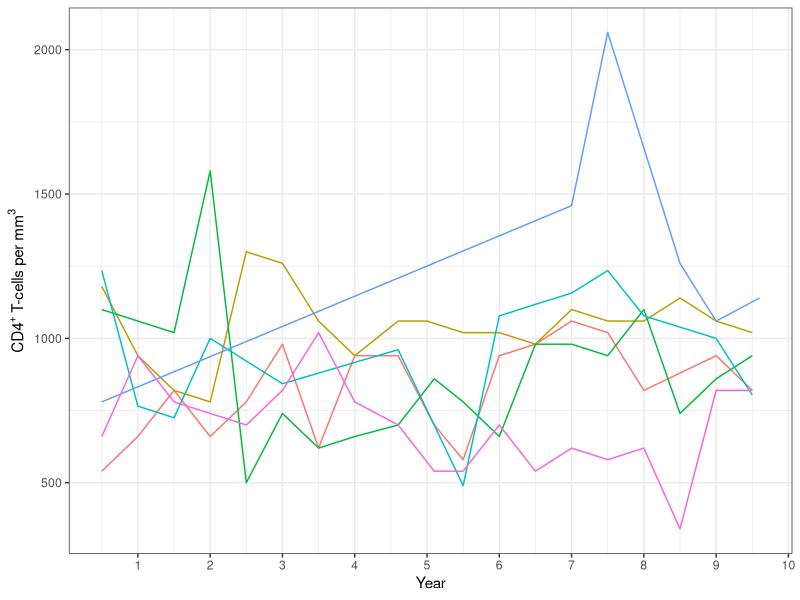
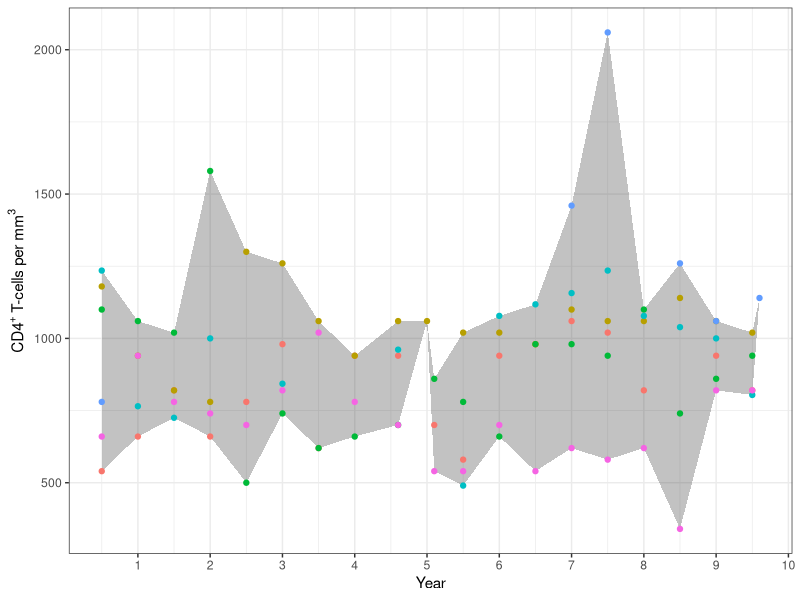
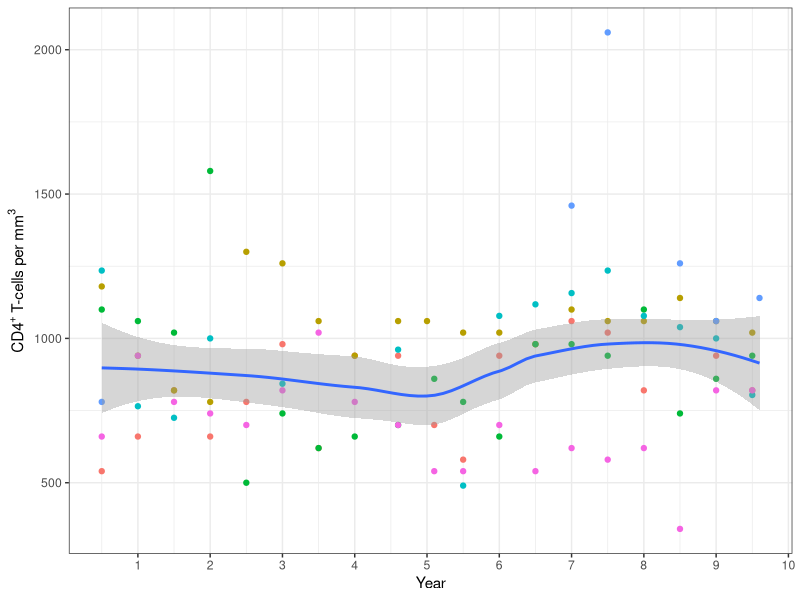
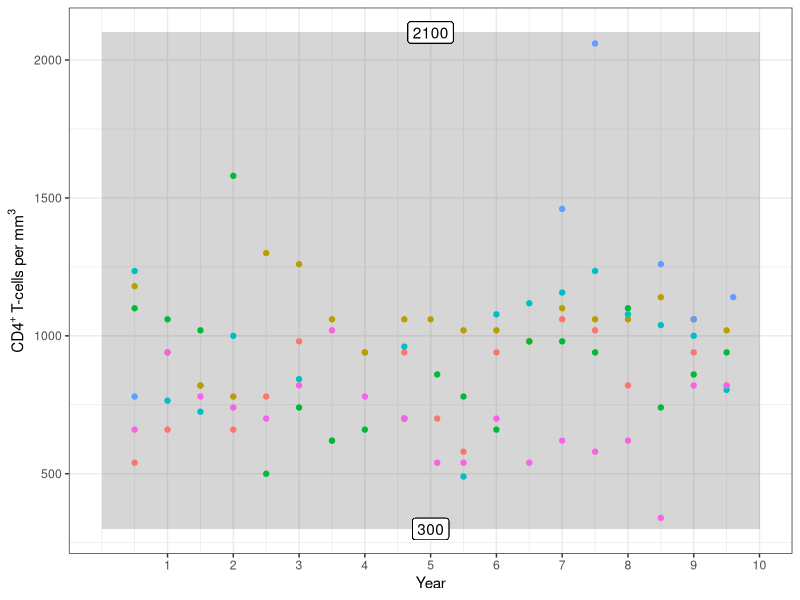
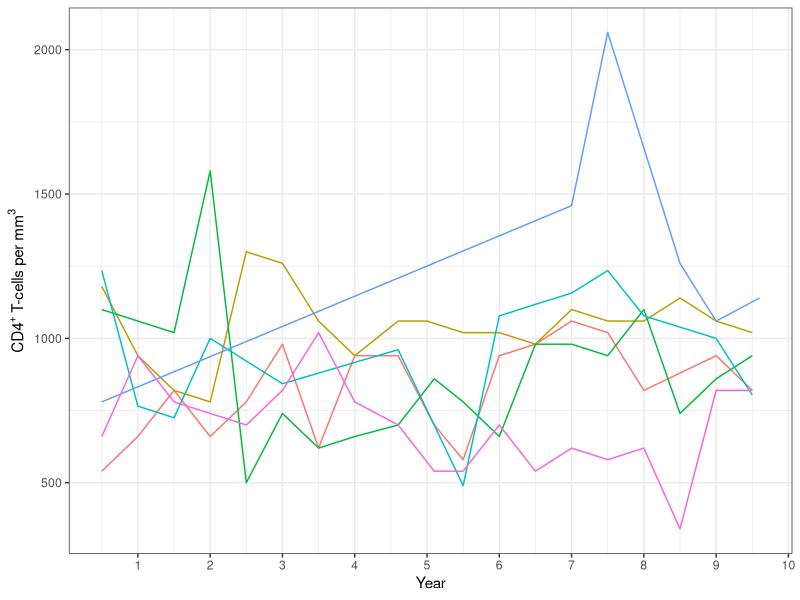
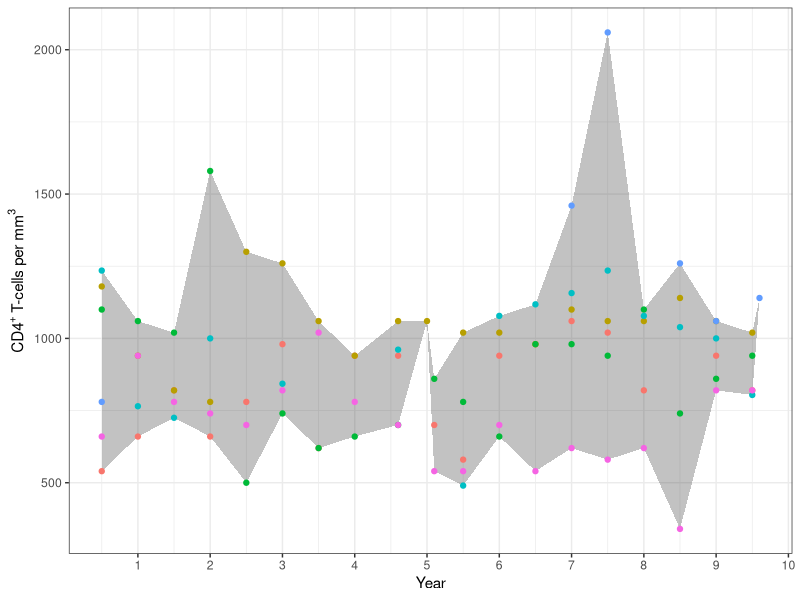
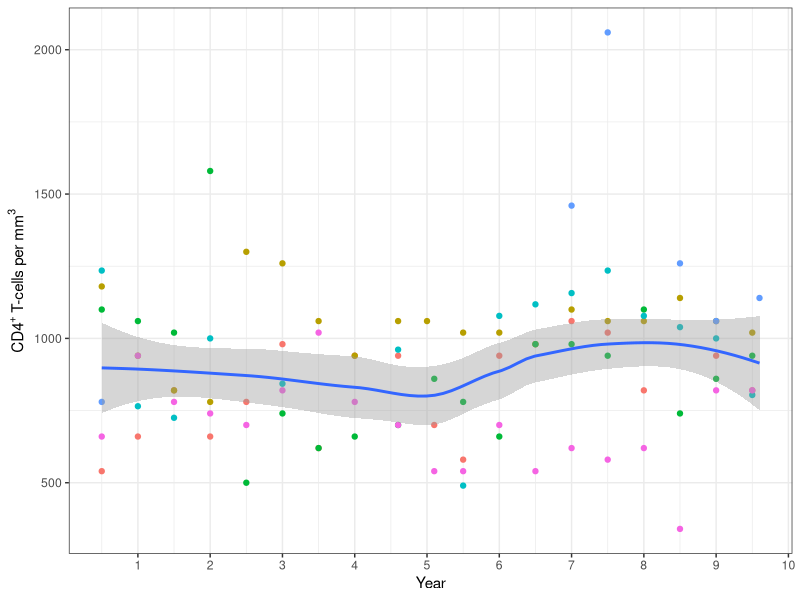
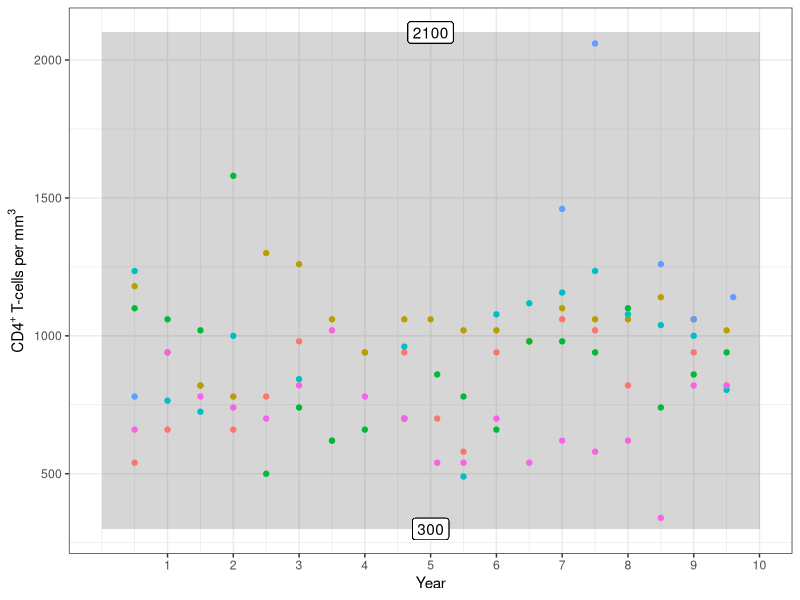

Reproduce these figures in R, in order.
## Perelson AS, Kirschner DE, De Boer R. Dynamics of HIV infection of CD4+ T
## cells. Math Biosci. 1993 Mar;114(1):81-125.
## doi: 10.1016/0025-5564(93)90043-a. PMID: 8096155.
##
## Note these notation changes compared to the paper:
## Paper | Here | Meaning
## ------+------+--------
## T*    | T_li | Latently infected CD4+ T cells.
## T**   | T_ai | Actively infected CD4+ T cells.

library(deSolve)
library(lhs)
library(plyr) # round_any
library(tidyverse)
theme_set(theme_bw())
library(abind)

initial_values <- c( # Table 1, page 88.
    T = 1e3,  # mm^{-3}, Uninfected CD4+ cells.
    T_li = 0, # mm^{-3}, Latently infected CD4+ cells.
    T_ai = 0, # mm^{-3}, Actively infected CD4+ cells.
    V = 1e-3  # mm^{-3}, HIV cells.
)
VARIES <- 774
parameters <- c( # Table 1, page 88.
    s = 10,   # day^{-1}mm^{-3}, Rate of supply of CD4+ cells from precursors.
    r = 0.03, # day^{-1}, Rate of growth for the CD4+ cells.
    T_max = 1.5e3, # mm^{-3}, Maximum CD4+ cells.
    mu_T = 0.02,   # day^{-1}, Death rate of uninfected and latently CD4+ cells.
    mu_b = 0.24,   # day^{-1}, Death rate of actively infected CD4+ cells.
    mu_V = 2.4,    # day^{-1}, Death rate of free virus.
    k_1 = 2.4e-5,  # mm^{3}day^{-1}, Rate constant for CD4+ becoming infected.
    k_2 = 3e-3,    # day^{-1}, Rate latently to actively infected conversion.
    N = VARIES     # Number of free virus produced by lysing a CD4+ cell.
)
times <- seq(0, 10, by = 0.01) * 365 # years converted to days.

## Model 1: constant 's'.
hiv_s_const <- function(t, initial_values, parameters) {
    ## Conveniently access members by name by constructing an environment from
    ## the data using with() and as.list() as shown in the deSolve package
    ## vignette of the Lorenz equation.
    with(as.list(c(initial_values, parameters)), {
        ## Rates of change (equations 5a-5d, page 87).
        dT.dt <- s - mu_T*T + r*T*(1 - (T + T_li + T_ai)/T_max) - k_1*V*T
        dT_li.dt <- k_1*V*T - mu_T*T_li - k_2*T_li
        dT_ai.dt <- k_2*T_li - mu_b*T_ai
        dV.dt <- N*mu_b*T_ai - k_1*V*T - mu_V*V
        ## Return the rates of change.
        list(c(dT.dt, dT_li.dt, dT_ai.dt, dV.dt))
    })
}

## Read in the raw experimental data.
df_exp <-
    read_csv("../data/pantaleo1995-figure1.csv", col_types = "cdd")

## Visualize the raw data.
gg_style <- function(gg) {
    gg +
        scale_x_continuous(breaks = 1:10) +
        labs(x = "Year",
             y = expression(CD4^"+" ~ "T-cells" ~ per ~ mm^3)) +
        guides(color = "none")
}

gg_style(
    df_exp %>%
    ggplot(aes(x = year, y = cd4_cells_per_mm3, group = group, color = group)) +
    geom_line()
)

scale <- 0.5
width <- 13.33 * scale
height <- 6.06 * scale
ggsave("../results/hiv-raw.pdf", width = width, height = height)

## Visualize the range.
gg_style(
    df_exp %>%
    group_by(year) %>%
    reframe(cd4 = range(cd4_cells_per_mm3)) %>%
    group_by(year) %>%
    mutate(boundary = c("lower", "upper")[row_number()]) %>%
    pivot_wider(id_cols = year, names_from = boundary, values_from = cd4) %>%
    ggplot(aes(x = year)) +
    geom_ribbon(alpha = 0.3, aes(ymin = lower, ymax = upper)) +
    geom_point(data = df_exp, aes(y = cd4_cells_per_mm3, color = group))
)

ggsave("../results/hiv-range.pdf", width = width, height = height)

## Visualize the smoothing function.
gg_style(
    df_exp %>%
    ggplot(aes(x = year, y = cd4_cells_per_mm3)) +
    geom_point(aes(color = group)) +
    geom_smooth()
)

ggsave("../results/hiv-smooth.pdf", width = width, height = height)

## Set the experimental data boundaries.
cd4 <-
    df_exp %>%
    pull(cd4_cells_per_mm3) %>%
    range()
accuracy <- 100
cd4[1] <- round_any(cd4[1], accuracy = accuracy, f = floor)
cd4[2] <- round_any(cd4[2], accuracy = accuracy, f = ceiling)
df_boundaries <-
    tibble(year = 0:10,
           lower = cd4[1],
           upper = cd4[2])
gg_style(
    df_boundaries %>%
    ggplot(aes(x = year)) +
    geom_ribbon(alpha = 0.2, aes(ymin = lower, ymax = upper)) +
    geom_point(data = df_exp, aes(y = cd4_cells_per_mm3, color = group)) +
    geom_label(aes(y = lower, label = lower, x = mean(year))) +
    geom_label(aes(y = upper, label = upper, x = mean(year)))
)

ggsave("../results/hiv-boundaries.pdf", width = width, height = height)

## Calibration adjustment function.
ads <- function(df, n = 512) {
    range <- df %>% pull(value) %>% range()
    ## Fixed value / no passing values.
    if (all(range == range[1]) ||
        nrow(filter(df, pass)) == 0) {
        return(range)
    }
    bins_all <-
        df %>%
        group_by(pass) %>%
        reframe(density(value,
                        from = range[1],
                        to = range[2],
                        n = n) %>%
                    unclass() %>%
                    .[1:2] %>%
                as_tibble())
    bins_ads <-
        bins_all %>%
        mutate(pass = ifelse(pass, "dens_pass", "dens_fail")) %>%
        pivot_wider(id_cols = x, names_from = pass, values_from = y) %>%
        filter(dens_pass - dens_fail >= 0)
    if (nrow(bins_ads) == 0)
        return(range) ## No better values.
    bins_ads %>% pull(x) %>% range()
}

## Calibration loop.
n_iter <- 1
set.seed(123)
seeds <- sample(1:1000, size = n_iter)
iter <- 1
for (iter in 1:n_iter) {
    ## Generate LHS samples.
    ##
    ## First sample random uniform LHS values for each replicate.
    set.seed(seeds[iter])
    n_replicates <- 5
    n_samples_per_replicate <- 100
    lhs_cdf <- replicate(n_replicates,
                         randomLHS(n = n_samples_per_replicate,
                                   k = length(parameters)))
    colnames(lhs_cdf) <- names(parameters)
    ## Combine replicate dimensions.
    lhs_cdf <- array(aperm(lhs_cdf, c(1, 3, 2)),
                     dim = c(n_replicates * n_samples_per_replicate,
                             length(parameters)),
                     dimnames = list(NULL, names(parameters)))    
    ## Final LHS samples applying .
    lhs <- array(-1, dim = dim(lhs_cdf), dimnames = dimnames(lhs_cdf))
    lhs[, "s"] <- qgamma(lhs_cdf[, "s"], shape = 1.985656, scale = 5.681687)
    lhs[, "r"] <- qgamma(lhs_cdf[, "r"], shape = 4.530347876, scale = 0.006990707)
    lhs[, "T_max"] <- qnbinom(lhs_cdf[, "T_max"], mu = 562, size = 14.0126)
    lhs[, "mu_T"] <- qgamma(lhs_cdf[, "mu_T"], shape = 2.10552523, scale = 0.01068658)
    lhs[, "mu_b"] <- qgamma(lhs_cdf[, "mu_b"], shape = 1.9856561, scale = 0.1363606)
    lhs[, "mu_V"] <- qgamma(lhs_cdf[, "mu_V"], shape = 1.985657, scale = 1.363605)
    lhs[, "k_1"] <- qgamma(lhs_cdf[, "k_1"], shape = 1.985657, scale = 1.363605e-5)
    lhs[, "k_2"] <- qgamma(lhs_cdf[, "k_2"], shape = 1.594566171, scale = 0.002008847)
    ## Fix the bifurcation parameter for now instead of varying it.
    lhs[, "N"] <- 1400L

    ## Run the simulations with the LHS parameter samples.
    out <- list()
    i <- 1
    system.time({
        for (i in 1:nrow(lhs)) {
            out[[i]] <- ode(y = initial_values,
                            times = times,
                            func = hiv_s_const,
                            parms = lhs[i, ])
            i <- i + 1
        }
    })

    diagnostics(out[[1]])
    summary(out[[1]])

    ## Gather the output from the LHS parameter samples.
    df_sim <-
        lapply(out, as.data.frame) %>%
        bind_rows(.id = "param_set") %>%
        as_tibble() %>%
        mutate(T_sum = T + T_li + T_ai,
               time_years = time / 365,
               param_set = as.integer(param_set),
               replicate = ceiling(param_set / n_samples_per_replicate))

    ## Classify model outputs as pass or fail using the data boundaries.
    df_class <-
        df_sim %>%
        group_by(param_set) %>%
        mutate(pass = all(T_sum >= cd4[1] & T_sum <= cd4[2]))

    message(sprintf("Overall pass rate across all replicates: %.1f%%",
                    df_class %>% pull(pass) %>% mean() * 100))

    message("Pass rate per replicate:")
    print(
        df_class %>%
        group_by(replicate) %>%
        summarize(pass = mean(pass) * 100)
    )

    ## Plot the trajectories.
    gg_style(
        df_class %>%
        ggplot(aes(x = time_years, y = T_sum)) +
        geom_line(alpha = 0.1, aes(group = param_set, color = pass)) +
        geom_point(data = df_exp, aes(x = year, y = cd4_cells_per_mm3))
    )

    ggsave(sprintf("../results/hiv-calipro-traj-iter-%d.pdf", iter),
           width = width, height = height)

    ## Plot the trajectory 5%-50%-95% quantiles.
    ##
    ## See https://stackoverflow.com/a/51993331
    quantiles <- function(x, q = c(0.05, 0.95), na.rm = TRUE) {
        tibble(y = median(x),
               ymin = quantile(x, probs = q[1]),
               ymax = quantile(x, probs = q[2]))
    }
    gg_style(
        df_class %>%
        ggplot(aes(x = time_years, y = T_sum)) +
        facet_wrap(~ pass, nrow = 2) +
        geom_smooth(stat = "summary", fun.data = quantiles,
                    aes(group = pass, color = pass, fill = pass)) +
        geom_point(data = df_exp, aes(x = year, y = cd4_cells_per_mm3)) +
        guides(color = "none", fill = "none")
    )

    ggsave(sprintf("../results/hiv-calipro-quantiles-iter-%d.pdf", iter),
           width = width, height = height)

    ## Plot the parameter rug plots.
    df_lhs <-
        as_tibble(lhs, rownames = "param_set") %>%
        mutate(param_set = as.integer(param_set)) %>%
        inner_join(df_class %>% distinct(param_set, replicate, pass),
                   by = "param_set") %>%
        pivot_longer(s:N, names_to = "param", values_to = "value")

    df_lhs %>%
        mutate(param = str_replace(param, "_(.*)", "[\\1]")) %>%
        ggplot(aes(x = value, color = pass)) +
        facet_wrap(~ param, nrow = 2, scales = "free",
                   labeller = label_parsed) +
        geom_density() +
        geom_rug(sides = "b") +
        guides(color = FALSE) +
        theme(axis.text.y = element_blank(),
              axis.ticks.y = element_blank())

    ggsave(sprintf("../results/hiv-calipro-param-iter-%d.pdf", iter),
           width = width, height = height)

    ## Old ranges.
    ranges_prev <-
        df_lhs %>%
        select(param, value) %>%
        pivot_wider(names_from = param,
                    values_from = value,
                    values_fn = list) %>%
        reframe(across(everything(), ~ range(.x[[1]])))

    ## Calculate new parameter ranges.
    ranges_new <-
        df_lhs %>%
        nest(.by = param) %>%
        pivot_wider(names_from = param,
                    values_from = data) %>%
        reframe(across(everything(), ~ ads(.x[[1]])))

    ## Print ranges before and after.
    print(bind_rows(before = ranges_prev, after = ranges_new, .id = "range"))

    ## Overlay purple ranges before and after on the density plots.
    df_lhs %>%
        mutate(param = str_replace(param, "_(.*)", "[\\1]")) %>%
        ggplot(aes(x = value, color = pass)) +
        facet_wrap(~ param, nrow = 2, scales = "free",
                   labeller = label_parsed) +
        geom_density() +
        geom_rug(sides = "b") +
        geom_vline(data =
                       ranges_new %>%
                       pivot_longer(everything(),
                                    names_to = "param",
                                    values_to = "value") %>%
                       mutate(param = str_replace(param, "_(.*)", "[\\1]")),
                   color = "purple",
                   aes(xintercept = value)) +
        guides(color = FALSE) +
        theme(axis.text.y = element_blank(),
              axis.ticks.y = element_blank())

    ggsave(sprintf("../results/hiv-calipro-param-ads-iter-%d.pdf", iter),
           width = width, height = height)

    ## TODO: Fit priors to new parameter ranges.
}
